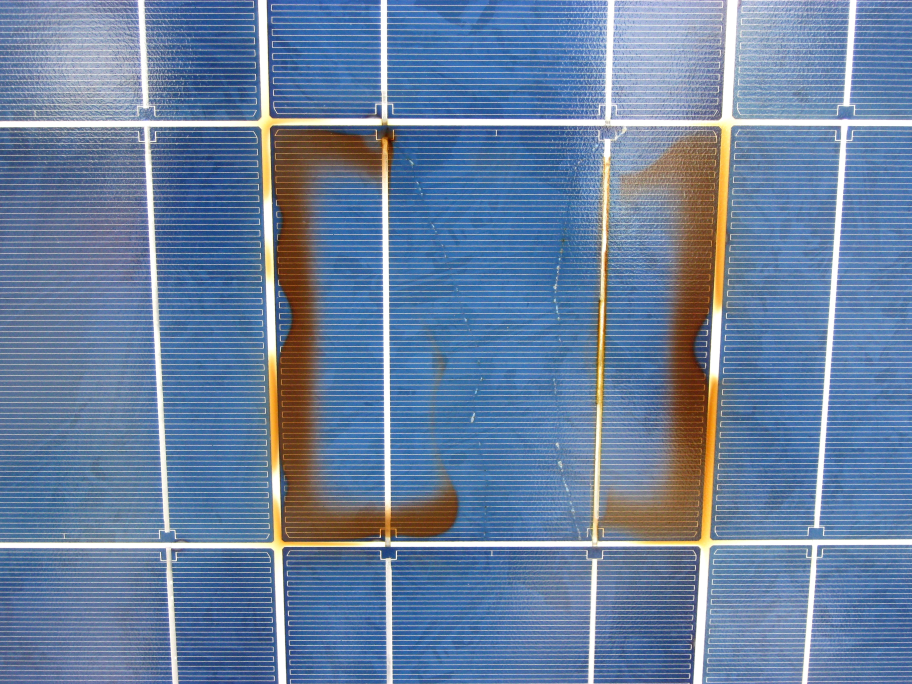
#> input picture Pictures/broken1.jpg, 3648 x 2736 px, given in place of park1.jpg, which was not available (shown at 1/4 size)
$ python SolarDetection.py   (older library calls are emulated)
#> lines starting #> are read from the running program, lines starting #| are printed output that depends on the picture; after the words box and inside, x2 and y2 are one past the last pixel; in counts of white or black regions, pixels touching at a corner belong together; pictures that were not available may be replaced by others from this repository, and a replacement may not be noted
#last
from __future__ import print_function
import numpy as np
import argparse
import cv2
import sys
import glob
from PIL import Image
import math
import argparse
import imutils


lost_flag = 1
rot = 1

path = "./Pictures/"
im_name = "park1.jpg"
im =cv2.imread(path+im_name)
#> im is the input picture: shape (2736, 3648, 3); mean B, G, R 160.1, 127.9, 104.7


h_f, width_f, n = im.shape


original = im
img = im
visited = []
flag_frame = 0
max = 0
ypos = 0
sys.setrecursionlimit(1000000000)


def adjust_gamma(image, gamma=1.0):
    # build a lookup table mapping the pixel values [0, 255] to
    # their adjusted gamma values
    invGamma = 1.0 / gamma
    table = np.array([((i / 255.0) ** invGamma) * 255
                      for i in np.arange(0, 256)]).astype("uint8")


    return cv2.LUT(image, table)

def prepro(original):
    all = []
    for gamma in np.arange(0.0, 1.5, 0.5):
        # ignore when gamma is 1 (there will be no change to the image)
        if gamma == 1:
            continue

        # apply gamma correction and show the images
        gamma = gamma if gamma > 0 else 0.1
        adjusted = adjust_gamma(original, gamma=gamma)
        cv2.putText(adjusted, "g={}".format(gamma), (10, 30),
                    cv2.FONT_HERSHEY_SIMPLEX, 0.8, (0, 0, 255), 3)

        gray = cv2.cvtColor(adjusted, cv2.COLOR_BGR2GRAY)


        size = 2


        blurred = cv2.GaussianBlur(gray, (11, 11), 0)


        wide = cv2.Canny(blurred, 10, 200)
        wide = cv2.dilate(wide, np.ones((size, size)))
        squares = find_squares(wide)


        tight = cv2.Canny(blurred, 225, 250)
        tight = cv2.dilate(tight, np.ones((size, size)))
        squares2 = find_squares(tight)


        auto = auto_canny(blurred)
        auto = cv2.dilate(auto, np.ones((size, size)))
        squares3 = find_squares(auto)


        # cv2.namedWindow('original', cv2.WINDOW_NORMAL)
        # cv2.imshow("original", original)
        # cv2.waitKey(0)


        for i in range(0, len(squares)):
            all.append(squares.pop(0))
        for i in range(0, len(squares2)):
            all.append(squares2.pop(0))
        for i in range(0, len(squares3)):
            all.append(squares3.pop(0))


    return all

# [23 lines left out: functions find_white, maxim, minim, in_list, not called in this run]

def sort(monadika):
    dimension = 0

    for i in range(len(monadika)):
        dimension = (monadika[i][1] - monadika[i][0]) + dimension

    dimension = int(dimension / len(monadika))
    i = 0


    sorted = []
    miny_pos = 0
    miny_pos2 = 0
    flag_min_pos = 0
    while len(monadika) != 0:  # sort all frames
        miny = monadika[0][2]
        miny_pos = 0
        flag_min_pos = 0


        for j in range(0, len(monadika)):  # find the minY
            if miny > monadika[j][2]:
                miny = monadika[j][2]
                miny_pos = j
                flag_min_pos = 1

        temp = monadika[0]

        miny = int(miny + (dimension*0.20))
        miny2 = int (miny + dimension*0.60)
        s = []
        sorted_temp = []
        j = 0
        flag = 1
        flag_exit = 0

        while (flag == 1):  # sort monadika in temp by y
            if (miny < monadika[j][3] and miny > monadika[j][2]) or (miny2 < monadika[j][3] and miny2 > monadika[j][2]):
                temp = monadika.pop(j)

                sorted_temp.append(temp)
                flag_exit = 1
            else:
                j = j + 1
            if (j == len(monadika)):
                flag = 0

        # sorted_temp has all y frames
        temp2 = []

        while (len(sorted_temp) != 0):  # sort temp in temp2 by x
            i_pos = 0
            temp = sorted_temp[0]
            for i in range(0, len(sorted_temp)):  # find minx
                if temp[0] > sorted_temp[i][0]:
                    temp = sorted_temp[i]
                    i_pos = i

                    flag_exit = 1
            temp2 = sorted_temp.pop(i_pos)

            sorted.append(temp2)
            # extra kodikas gia diplotipa
        if flag_exit == 0 and miny_pos < len(monadika):  # an den yparxei plaisio stn a3ona y
            monadika.pop(miny_pos)
    return sorted

# [87 lines left out: functions rec, rec2, find_lines, not called in this run]

def angle_cos(p0, p1, p2):
    d1, d2 = (p0-p1).astype('float'), (p2-p1).astype('float')
    return abs( np.dot(d1, d2) / np.sqrt( np.dot(d1, d1)*np.dot(d2, d2) ) )


# [12 lines left out: functions print_list, exist, not called in this run]

def same_range( x1,x2,nx,nx2 ):
    if (nx2-nx) > ((x2-x1)*1.5): # orthogonia apo dipla plaisia epistrefei false
        return 0

    if (x1 >= nx and x1 <=nx2) or (x2 >= nx and x2 <=nx2) or (nx >= x1 and nx <=x2) or (nx2 >= x1 and nx2 <=x2):
        return 1

    return 0

# [4 lines left out: function same_in_x, not called in this run]

def find_squares(img):
    img = cv2.GaussianBlur(img, (5, 5), 0)

    squares = []
    for gray in cv2.split(img):
        for thrs in range(0, 255, 26):
            if thrs == 0:
                bin = cv2.Canny(gray, 0, 50, apertureSize=5)
                bin = cv2.dilate(bin, None)
            else:
                retval, bin = cv2.threshold(gray, thrs, 255, cv2.THRESH_BINARY)
            bin,contours, hierarchy = cv2.findContours(bin, cv2.RETR_LIST, cv2.CHAIN_APPROX_SIMPLE)
            for cnt in contours:
                cnt_len = cv2.arcLength(cnt, True)
                cnt = cv2.approxPolyDP(cnt, 0.02*cnt_len, True)
                if len(cnt) == 4 and cv2.contourArea(cnt) > 1000 and cv2.isContourConvex(cnt):
                    cnt = cnt.reshape(-1, 2)
                    max_cos = np.max([angle_cos( cnt[i], cnt[(i+1) % 4], cnt[(i+2) % 4] ) for i in range(4)])
                    if max_cos < 0.2:
                        squares.append(cnt)
    return squares

# [19 lines left out: function write_and_crop, not called in this run]


def extra(list):
    #print_list(list)
    if len(list) == 0 :
        return []
    temp = []
    y = []

    dimension = int((list[0][3] - list[0][2])/2)

    y = dimension + list[0][2]

    count = 0
    list_int = []

    for i in range(0,len(list)):
        if y < list[i][3] and y > list[i][2] :
            y = dimension + list[i][2]
            count = count +1
            temp.append(list[i])
            list_int.append(i)
    for j in range(0,count):
        p = list_int[len(list_int)-1]
        # print(p)
        list.pop(p)
        list_int.pop(len(list_int)-1)


    return temp

    i_temp = []
    # i=0
    # av = 0
    # if len(temp) != 0:
    #     for i in range(0,len(temp)) :
    #         av = av + (temp[i][1] - temp[i][0])
    #     av = int(av/(i+1))
    # else:
    #     return []
    #
    #
    #
    # wrong_pos = []
    # correct = []
    #
    # for i in range(0,len(temp)):
    #     if av*1.1 > (temp[i][1]-temp[i][0]) and av/2 < (temp[i][1]-temp[i][0]) and temp[i][1]-temp[i][0] > int(av*0.5):
    #         correct.append(temp[i])
    #
    #
    # temp = correct
    #
    # # print("len(wrong) : ",len(wrong_pos))
    #
    #
    #
    # return temp
    #
    #     # list2 = []
    #     # op_flag = 1
    #     #
    #     #
    #     # while (flag_frame == 1 and op_flag == 1):
    #     #     find_lines(temp2[0], temp2[3], temp2[0] - avg1, 0)
    #     #     if (flag_frame == 1):
    #     #         x2 = list[0][0] - int((list[0][1] - list[0][0]) * 0.1)
    #     #         x1 = list[0][0] - int(avg * 1.1)
    #     #         y1 = list[0][2]
    #     #         y2 = ypos
    #     #         temp2 = []
    #     #         temp2.append(x1)
    #     #         temp2.append(x2)
    #     #         temp2.append(y1)
    #     #         temp2.append(y2)
    #     #         temp2.append(1)
    #     #         temp2.append(x1 - int(avg / 2))
    #     #
    #     #         if (exist(temp2, list) or exist(temp2, final)):
    #     #             op_flag = 0
    #     #         else:
    #     #             list2.insert(0, temp2)
    #     #
    #     #         temp2 = list2[0]
    #     # for l in range(0, len(list2)):
    #     #     list.append(list2[l])

# [257 lines left out: functions mark_frames, find_lost_frames, lost, not called in this run]


def duplicate(list_all):
    monadika = []
    flag = 1
    dimension = 0
    dimension_y = 0

    list_int = []


    for i in range(len(list_all)):
        dimension = (list_all[i][1] - list_all[i][0]) + dimension
        dimension_y = (list_all[i][3] - list_all[i][2]) + dimension_y
    dimension_y = int(dimension_y / len(list_all))
    dimension = int(dimension / len(list_all))


    i = 0


    while flag:  # megala plaisia
        avx = (list_all[i][1] - list_all[i][0])
        if (avx > int(dimension * 1.5)) or (avx < int(dimension*0.5)) or ((list_all[i][3]-list_all[i][2])<(dimension_y*0.65)):
            list_all.pop(i)
        else:
            i = i + 1

        if i == len(list_all):
            flag = 0

    flag = 1
    p = dimension*0.2
    for i in range(0, len(list_all)):
        flag = 1
        temp = list_all.pop()

        for j in range(0, len(monadika)):  # if already exist
            if same_range(temp[0], temp[1], monadika[j][0]+p, monadika[j][1]-p) and same_range(temp[2], temp[3],
                                                                                           monadika[j][2]+p,
                                                                                           monadika[j][3]-p):
                # [8 lines of commented-out code are left out]

                flag = 0
        if flag == 1:
            monadika.append(temp)

    return monadika


def auto_canny(image, sigma=0.55):
    # compute the median of the single channel pixel intensities
    v = np.median(image)
    print(sigma,"   ",v,"   ")
    # apply automatic Canny edge detection using the computed median
    temp = (1.0 - sigma) * v
    if temp<0:
        lower = 0
    else:
        lower = int(temp)
    # lower = int(max(0, (1.0 - sigma) * v))
    upper = int(min(255, (1.0 + sigma) * v))
    edged = cv2.Canny(image, lower, upper)

    # return the edged image
    return edged

def positions(squares):
    list_all = []
    for j in range(0, len(squares)):  # get min and max of x,y of all frames
        temp = squares.pop(0)
        xmax = 0
        xmin = temp[0][0]
        ymax = 0
        ymin = temp[0][1]
        i = 0

        for numx in temp:

            if xmax < numx[0]:
                xmax = numx[0]
            if xmin > numx[0]:
                xmin = numx[0]
            if ymax < numx[1]:
                ymax = numx[1]
            if ymin > numx[1]:
                ymin = numx[1]

        list = []
        list.append(xmin)
        list.append(xmax)
        list.append(ymin)
        list.append(ymax)
        list.append(0)
        list.append(0)

        list_all.append(list)
    return list_all

def angle (a, b, c):
    return math.degrees(math.acos((c**2 - b**2 - a**2)/(-2.0 * a * b)))

def rotation(original):
    global h_f, width_f


    img = cv2.cvtColor(original, cv2.COLOR_BGR2GRAY)  # gray
    img = cv2.blur(img, (3, 3))

    kernel = np.ones((5, 5), np.uint8)
    img = cv2.morphologyEx(img, cv2.MORPH_CLOSE, kernel)

    img = cv2.Canny(img, 50, 200)
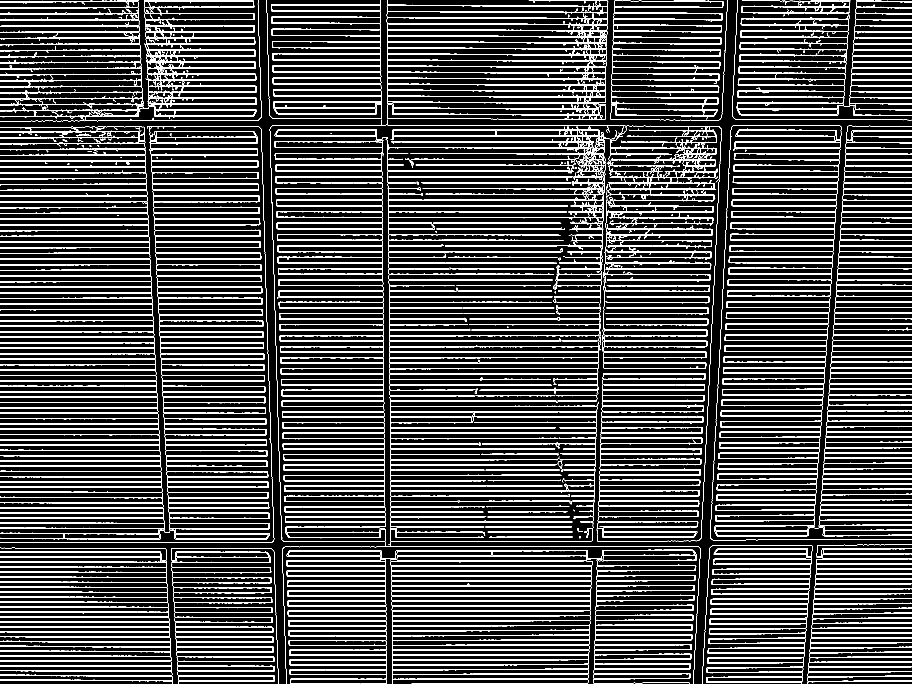
#> img: shape (2736, 3648) (shown at 1/4 size); 9.1% white in thin lines or dots

    img = cv2.dilate(img, np.ones((5, 5)))
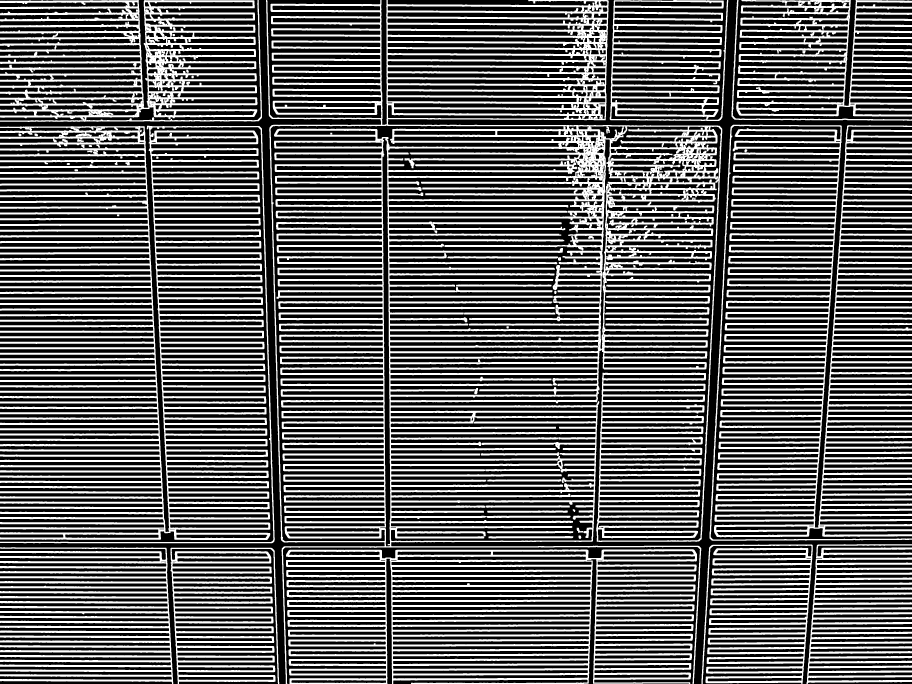
#> img: shape (2736, 3648) (shown at 1/4 size); 37.4% white; 54 white regions, largest, box (x1, y1, x2, y2) and area: (1064, 0, 2889, 2736) 1321456, (0, 503, 1099, 2173) 667279, (2838, 499, 3648, 2163) 472937
    t, img = cv2.threshold(img, 160, 255, cv2.THRESH_BINARY)


    pos_list = find_squares(img)
#> the loop in find_squares, `for gray in cv2.split(img):` made 1 pass
    pos_list = positions(pos_list)
#> the loop in positions, `for j in range(0, len(squares)):` made 26 passes
    print(len(pos_list),"  ->before")
#| 26   ->before


    print(len(pos_list),"  ->after")
#| 26   ->after

    pos_list = duplicate(pos_list)
#> the loop in duplicate, `for i in range(len(list_all)):` made 26 passes
#> the loop in duplicate, `for i in range(0, len(list_all)):` made 25 passes
    pos_list = sort(pos_list)
#> the loop in sort, `for i in range(len(monadika)):` made 25 passes
#> the loop in sort, `while len(monadika) != 0:` made 23 passes

    max_pos = []
    next = []
    max_len = 0;

    while(True):
        next = extra(pos_list)
        if(len(next)>max_len):
            max_len=len(next)
            max_pos=next

        if(len(pos_list)==0):
            break
    print(len(max_pos),"\t",max_pos)
#| 3 	 [[2447, 2678, 370, 386, 0, 0], [2447, 2678, 370, 385, 0, 0], [2448, 2677, 371, 385, 0, 0]]
    one=[]
    two=[]
    three=[]

    print(max_pos[0],max_pos[len(max_pos)-1])
#| [2447, 2678, 370, 386, 0, 0] [2448, 2677, 371, 385, 0, 0]
    if(len(max_pos)>1):
        one.append(max_pos[0][0])
        one.append(max_pos[0][3])
        two.append(max_pos[2][1])
        two.append(max_pos[2][3])

        three.append(two[0])
        three.append(one[1])

    ypotinousa= math.sqrt(pow((two[0]-one[0]),2)+pow((two[1]-one[1]),2))
    platos = math.sqrt(pow((three[0]-one[0]),2)+pow((three[1]-one[1]),2))
    ipsos = math.sqrt(pow((two[0]-three[0]),2)+pow((two[1]-three[1]),2))

    num = int(angle(ypotinousa, platos, ipsos)+1)

    print(num," This is a num")
#| 1  This is a num
    rotated = original


    if(one[1]>two[1]):
       rotated = imutils.rotate_bound(original,num)
    else:
       rotated = imutils.rotate_bound(original,-num)

        # h,width,n = rotated.shape
        # print(rotated.shape)

    h_f, width_f, n = rotated.shape


    return rotated


###################################################### main #################################################################
if __name__ == '__main__':


        original = rotation(original)

        original_crop = original.copy()
        original2 = original

        img = original2
        im = original2

        img = cv2.cvtColor(im, cv2.COLOR_BGR2GRAY) # gray
#> img: shape (2799, 3695)
        img = cv2.blur(img, (3, 3))

        kernel = np.ones((5, 5), np.uint8)
        img = cv2.morphologyEx(img, cv2.MORPH_CLOSE, kernel)

        img = cv2.Canny(img, 50 ,200)
#> img: shape (2799, 3695); 8.9% white in thin lines or dots


        img = cv2.dilate(img, np.ones((5, 5)))
#> img: shape (2799, 3695); 36.8% white; 41 white regions, largest, box (x1, y1, x2, y2) and area: (0, 0, 3695, 2799) 3714711, (2430, 1154, 2869, 1528) 49889, (2448, 1270, 2863, 1308) 6733
        t, img = cv2.threshold(img, 160, 255, cv2.THRESH_BINARY)

        im = img


        squares = prepro(original)
#> the loop in prepro, `for gamma in np.arange(0.0, 1.5, 0.5):` made 3 passes
#| 0.55     1.0
#| 0.55     54.0
#> after the loop in prepro, `for gamma in np.arange(0.0, 1.5, 0.5):`:
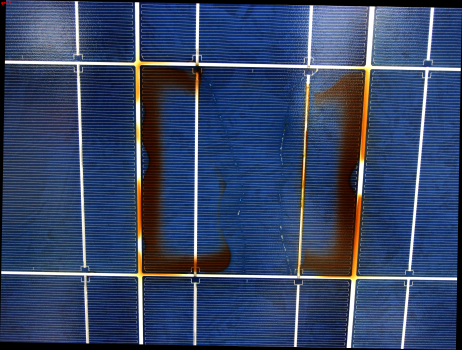
#> adjusted: shape (2799, 3695, 3) (shown at 1/8 size); mean B, G, R 103.9, 69.5, 53.4
#> after the loop in prepro, `for gamma in np.arange(0.0, 1.5, 0.5):`:
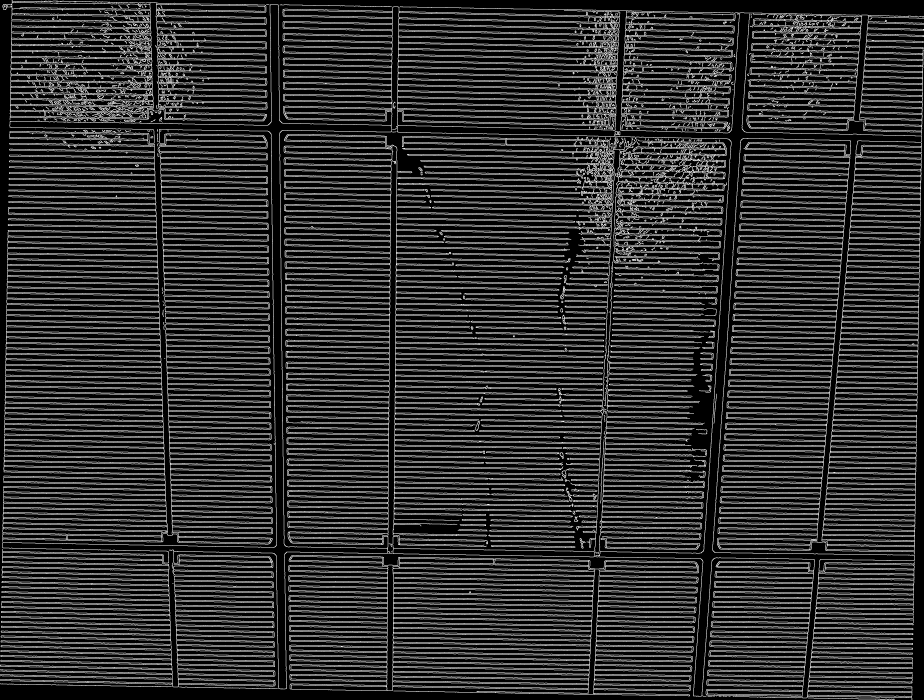
#> auto: shape (2799, 3695) (shown at 1/4 size); 18.5% white in thin lines or dots
#> after the loop in prepro, `for gamma in np.arange(0.0, 1.5, 0.5):`:
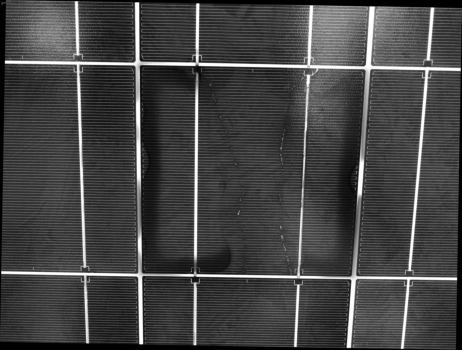
#> blurred: shape (2799, 3695) (shown at 1/8 size); min 0, max 255, mean 68.6
#> after the loop in prepro, `for gamma in np.arange(0.0, 1.5, 0.5):`:
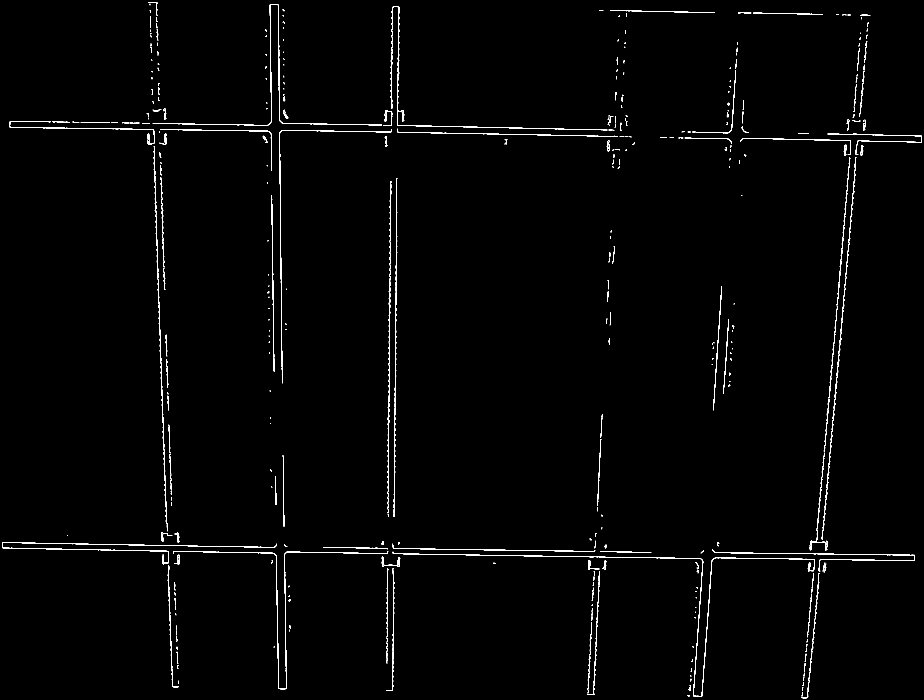
#> tight: shape (2799, 3695) (shown at 1/4 size); 0.83% white in thin lines or dots
#> after the loop in prepro, `for gamma in np.arange(0.0, 1.5, 0.5):`:
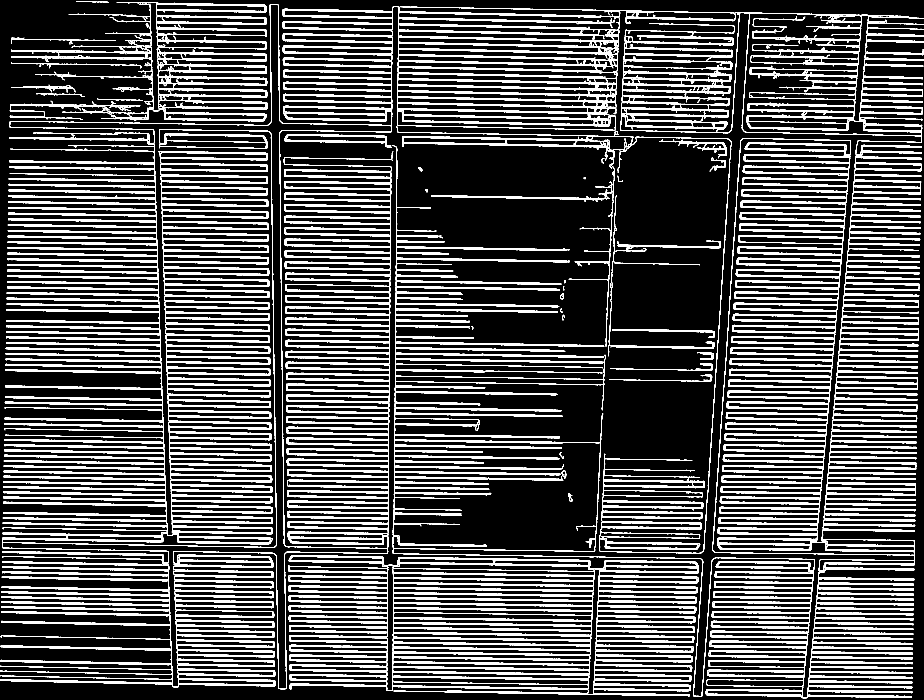
#> wide: shape (2799, 3695) (shown at 1/4 size); 14.3% white in thin lines or dots
        # cv2.drawContours(original, squares, -1, (0, 255, 0), 1)
        cv2.namedWindow('marked', cv2.WINDOW_NORMAL)
        cv2.imshow("marked", original)
        cv2.waitKey(0)

        new = img
        count_plaisia = 0


        list_all = []
        list=[]

        list_all = positions(squares) #change the types of positions
#> the loop in positions (call 2), `for j in range(0, len(squares)):` made 59 passes

        monadika = []

        print("Nubrer of frames : ",len(list_all))
#| Nubrer of frames :  59

        monadika = list_all
        dup = duplicate(list_all)
#> the loop in duplicate (call 2), `for i in range(len(list_all)):` made 59 passes
        sorted = sort(dup)
#> (the run stopped early here; a loop or call above may not have finished)
